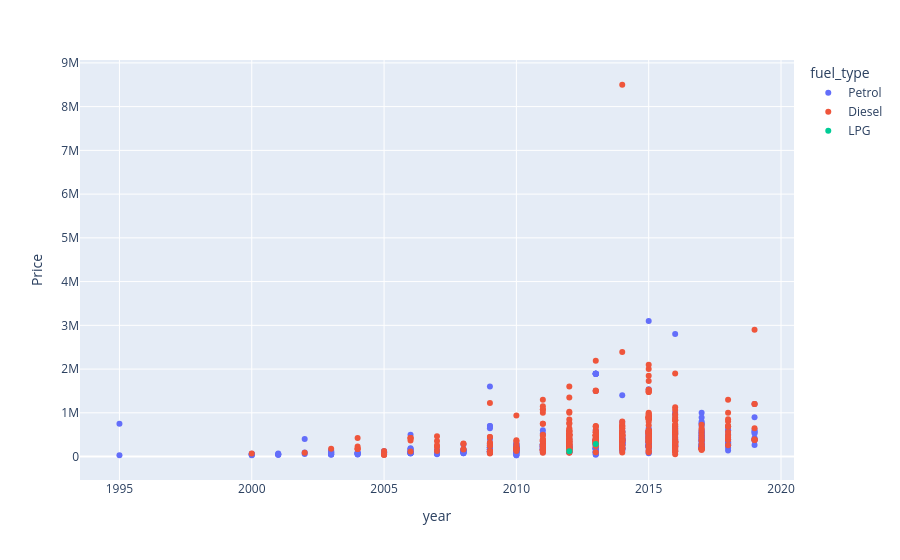

Notebook source saved alongside this figure:
### Code cell
fig = px.scatter(
    df,
    x="year",
    y="Price",
    color="fuel_type",
    hover_data=["company"]
)

fig.show()

### Figure 1 — Plotly figure (JSON) as saved in the notebook; plotly's stock layout.template omitted (floating-point values rounded to 4 significant figures; data arrays with more than 128 entries replaced by an {"elided": "..."} marker saying what was removed)
{"data": [{"customdata": {"elided": "428x1 str values"}, "hovertemplate": "fuel_type=Petrol<br>year=%{x}<br>Price=%{y}<br>company=%{customdata[0]}<extra></extra>", "legendgroup": "Petrol", "marker": {"color": "#636efa", "symbol": "circle"}, "mode": "markers", "name": "Petrol", "orientation": "v", "showlegend": true, "type": "scatter", "x": {"elided": "428 int values"}, "xaxis": "x", "y": {"elided": "428 int values"}, "yaxis": "y"}, {"customdata": {"elided": "386x1 str values"}, "hovertemplate": "fuel_type=Diesel<br>year=%{x}<br>Price=%{y}<br>company=%{customdata[0]}<extra></extra>", "legendgroup": "Diesel", "marker": {"color": "#EF553B", "symbol": "circle"}, "mode": "markers", "name": "Diesel", "orientation": "v", "showlegend": true, "type": "scatter", "x": {"elided": "386 int values"}, "xaxis": "x", "y": {"elided": "386 int values"}, "yaxis": "y"}, {"customdata": [["Maruti"], ["Maruti"]], "hovertemplate": "fuel_type=LPG<br>year=%{x}<br>Price=%{y}<br>company=%{customdata[0]}<extra></extra>", "legendgroup": "LPG", "marker": {"color": "#00cc96", "symbol": "circle"}, "mode": "markers", "name": "LPG", "orientation": "v", "showlegend": true, "type": "scatter", "x": [2013, 2012], "xaxis": "x", "y": [290000, 120000], "yaxis": "y"}], "layout": {"legend": {"title": {"text": "fuel_type"}, "tracegroupgap": 0}, "margin": {"t": 60}, "xaxis": {"anchor": "y", "domain": [0, 1], "title": {"text": "year"}}, "yaxis": {"anchor": "x", "domain": [0, 1], "title": {"text": "Price"}}}}
